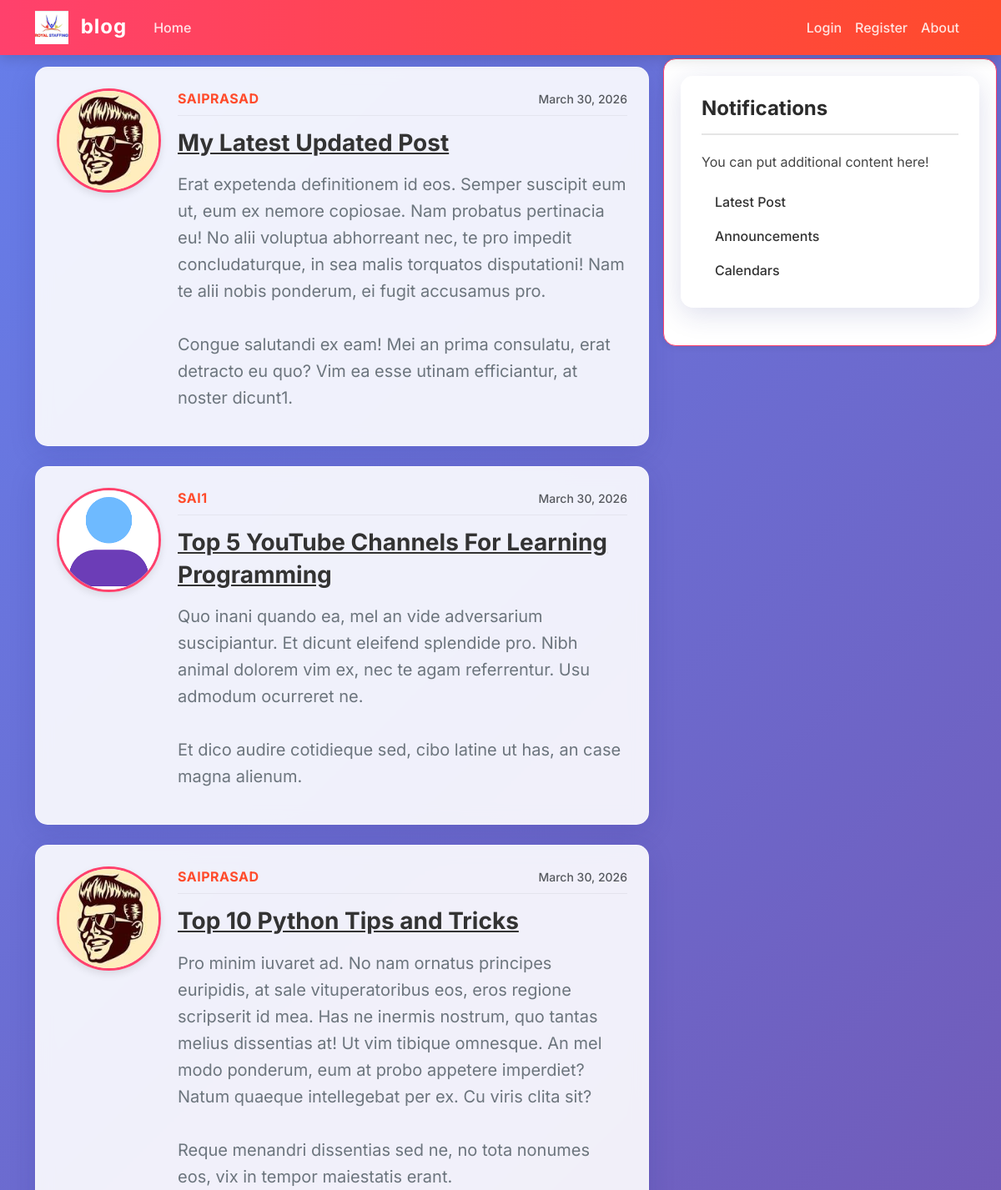
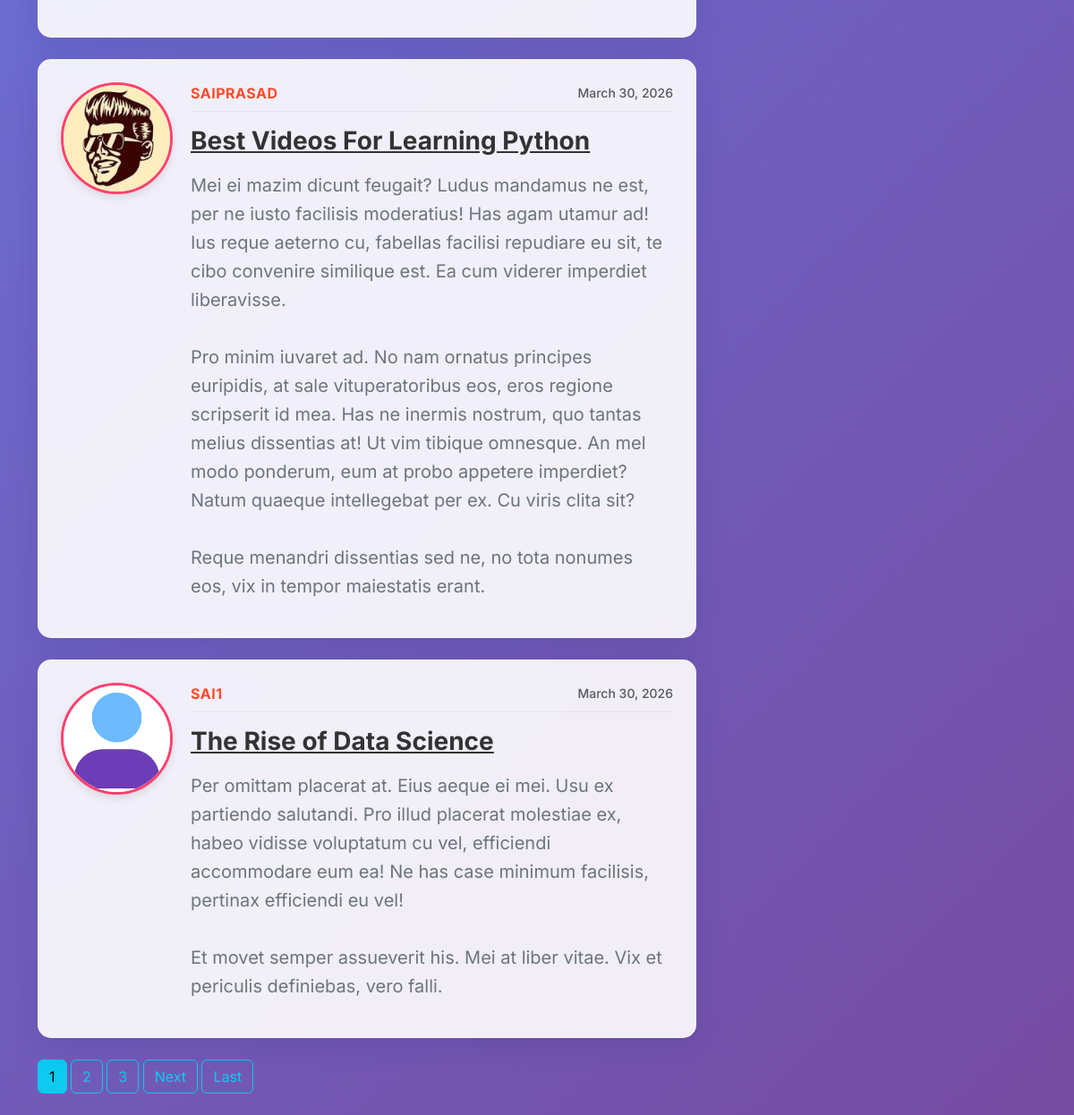
The page / on the database its author committed (2 pictures, top to bottom).
### blog/models.py (models this page shows, shortened)
class Post(models.Model):
    title = models.CharField(max_length=100)
    content = models.TextField()
    date_posted = models.DateTimeField(default=timezone.now)
    author = models.ForeignKey(User, on_delete=models.CASCADE)

### users/models.py (models this page shows, shortened)
class Profile(models.Model):
    user = models.OneToOneField(User, on_delete=models.CASCADE)
    image = models.ImageField(default='profile_pics/default.jpg', upload_to='profile_pics')

### blog/views.py (the view)
# urls.py: path('', PostListView.as_view() ,name='blog_home'),
class PostListView(ListView):
    model = Post
    template_name = 'blog/home.html'
    context_object_name = 'posts'
    ordering = ['-date_posted']
    paginate_by = 5

### blog/templates/blog/home.html (shortened to what this page needs)
{% extends "blog/base.html" %}
{% block content %}
    {% for post in posts %}
        <article class="media glass-card mb-4 d-flex">
            <img src="{{ post.author.profile.image.url }}" class="rounded-circle account-img">
            <div class="media-body w-100">
                <div class="article-metadata d-flex justify-content-between align-items-center">
                    <a class="text-uppercase fw-bold" href="{% url 'user_posts' post.author.username %}" style="letter-spacing: 0.5px;">{{ post.author }}</a>
                    <small class="text-muted fw-medium">{{ post.date_posted | date:"F d, Y" }}</small>
                </div>
                <h2 class="mt-2 mb-3"><a class="article-title fs-3" href="{% url 'post_detail' post.id %}">{{ post.title }}</a></h2>
                <p class="article-content fs-5 text-secondary">{{ post.content }}</p>
            </div>
        </article>
    {% endfor %}
    {% if is_paginated %}
        <div class="pagination">
            <span class="step-links">
                {% for num in page_obj.paginator.page_range %}
                    {% if page_obj.number == num %}
                        <a class="btn btn-info mb-4" href="?page={{ num }}">{{ num }}</a>
                    {% elif num > page_obj.number|add:'-3' and num < page_obj.number|add:'3' %}
                        <a class="btn btn-outline-info mb-4" href="?page={{ num }}">{{ num }}</a>
                    {% endif %}
                {% endfor %}
                {% if page_obj.has_next %}
                    <a class="btn btn-outline-info mb-4" href="?page={{ page_obj.next_page_number }}">Next</a>
                    <a class="btn btn-outline-info mb-4" href="?page={{ page_obj.paginator.num_pages }}">Last</a>                {% endif %}
            </span>
        </div>
    {% endif %}
{% endblock content %}

### blog/templates/blog/base.html (shortened to what this page needs)
{% load static %}
<!DOCTYPE html>
<html lang="en">
<head>
    <link href="https://cdn.jsdelivr.net/npm/bootstrap@5.3.8/dist/css/bootstrap.min.css" rel="stylesheet">
    <link rel="stylesheet" type="text/css" href="{% static 'blog/main.css' %}">
</head>
<body>
    <header class="site-header">
        <nav class="navbar navbar-expand-md navbar-dark bg-steel fixed-top">
            <div class="container">
                <a class="navbar-brand me-4" href="{% url 'blog_home' %}">
                    <img src="{% static 'blog/royal_staffing_logo.jpg' %}" alt="Logo" height="40" class="d-inline-block align-middle me-2">
                    blog
                </a>
                <div class="collapse navbar-collapse" id="navbarToggle">
                    <div class="navbar-nav me-auto">
                        <a class="nav-item nav-link" href="{% url 'blog_home' %}">Home</a>
                    </div>
                    <div class="navbar-nav ms-auto">
                        {% if user.is_authenticated %}
                            <a class="nav-item nav-link" href="{% url 'post_create' %}">New Post</a>
                            <a class="nav-item nav-link" href="{% url 'profile' %}">Profile</a>
                            <form method="POST" action="{% url 'logout' %}" style="display:inline;">
                                {% csrf_token %}
                                <button type="submit" class="nav-link btn btn-link" style="text-decoration:none; color: inherit;">
                                    Logout
                                </button>
                            </form>
                        {% else %}
                            <a class="nav-item nav-link" href="{% url 'login' %}">Login</a>
                            <a class="nav-item nav-link" href="{% url 'register' %}">Register</a>
                        {% endif %}
                        <a class="nav-item nav-link" href="{% url 'blog_about' %}">About</a>
                    </div>
                </div>
            </div>
        </nav>
    </header>
    <main role="main" class="container" style="margin-top: 80px;">
        <div class="row">
            <div class="col-md-8">
                {% block content %}{% endblock content %}
            </div>
            <div class="col-md-4 mt-4 mt-md-0" style="position:fixed; top: 70px;right:5px;z-index: 1000; height: fit-content; border-color: #ff416c; border-radius: 15px; border: 1px solid #ff416c; box-shadow: 0 0 10px rgba(0, 0, 0, 0.1); background-color: #fff; padding: 20px;">
                <div class="glass-card p-4">
                    <h4 style="font-weight: 700; border-bottom: 2px solid rgba(0,0,0,0.1); padding-bottom: 15px; margin-bottom: 20px; color: #2b2b2b;">Notifications</h4>
                    <p style="color: #444; font-size: 1rem;">You can put additional content here!</p>
                    <ul class="list-group list-group-flush" style="margin-top: 15px; border-radius: 8px; overflow: hidden; background: rgba(255, 255, 255, 0.4);">
                        <li class="list-group-item bg-transparent" style="color: #333; border-color: rgba(255,255,255,0.3); font-weight: 500;">Latest Post</li>
                        <li class="list-group-item bg-transparent" style="color: #333; border-color: rgba(255,255,255,0.3); font-weight: 500;">Announcements</li>
                        <li class="list-group-item bg-transparent" style="color: #333; border-color: transparent; font-weight: 500;">Calendars</li>
                    </ul>
                </div>
            </div>
        </div>
    </main>
</body>
</html>

### blog/static/blog/main.css (style rules this page uses)
body { background: linear-gradient(135deg, #667eea 0%, #764ba2 100%); background-attachment: fixed; color: #333333; margin-top: 5rem; font-family: 'Inter', 'Segoe UI', Roboto, Helvetica, Arial, sans-serif; }
h1, h2, h3, h4, h5, h6 { color: #2b2b2b; font-weight: 700; }
ul { margin: 0; }
.bg-steel { background: linear-gradient(to right, #ff416c, #ff4b2b) !important; box-shadow: 0 4px 15px rgba(0,0,0,0.15); }
.site-header .navbar-nav .nav-link { color: rgba(255, 255, 255, 0.85); font-weight: 500; transition: color 0.3s ease; }
.site-header .navbar-brand { font-weight: 700; font-size: 1.5rem; letter-spacing: 1px; }
.content-section, .glass-card { background: rgba(255, 255, 255, 0.9); backdrop-filter: blur(10px); -webkit-backdrop-filter: blur(10px); padding: 25px; border: 1px solid rgba(255, 255, 255, 0.4); border-radius: 15px; box-shadow: 0 8px 32px 0 rgba(31, 38, 135, 0.15); margin-bottom: 25px; transition: transform 0.3s ease, box-shadow 0.3s ease; }
.article-title { color: #333333; font-weight: 700; transition: color 0.2s; }
.article-content { white-space: pre-line; color: #555555; line-height: 1.6; }
.article-metadata { padding-bottom: 8px; margin-bottom: 12px; border-bottom: 1px solid rgba(0,0,0,0.05); }
.article-metadata a { color: #ff4b2b; font-weight: 600; text-decoration: none; }
.account-img { height: 125px; width: 125px; margin-right: 20px; margin-bottom: 16px; border-radius: 50%; object-fit: cover; border: 3px solid #ff416c; box-shadow: 0 4px 10px rgba(0,0,0,0.1); }

### rows shown on the page
Post: author.profile.image (picture), author "SAIPRASAD", date_posted "March 30, 2026", title "My Latest Updated Post", content "Erat expetenda definitionem id eos. Semper suscipit eum ut, eum ex nemore copiosae. Nam probatus pertinacia eu! No alii voluptua abhorreant nec, te pro impedit concludaturque, in sea malis torquatos disputationi! Nam te alii nobis ponderum, ei fugit accusamus pro. Congue salutandi ex eam! Mei an prima consulatu, erat detracto eu quo? Vim ea esse utinam efficiantur, at noster dicunt1."
Post: author.profile.image (placeholder picture), author "SAI1", date_posted "March 30, 2026", title "Top 5 YouTube Channels For Learning Programming", content "Quo inani quando ea, mel an vide adversarium suscipiantur. Et dicunt eleifend splendide pro. Nibh animal dolorem vim ex, nec te agam referrentur. Usu admodum ocurreret ne. Et dico audire cotidieque sed, cibo latine ut has, an case magna alienum."
Post: author.profile.image (picture), author "SAIPRASAD", date_posted "March 30, 2026", title "Top 10 Python Tips and Tricks", content "Pro minim iuvaret ad. No nam ornatus principes euripidis, at sale vituperatoribus eos, eros regione scripserit id mea. Has ne inermis nostrum, quo tantas melius dissentias at! Ut vim tibique omnesque. An mel modo ponderum, eum at probo appetere imperdiet? Natum quaeque intellegebat per ex. Cu viris clita sit? Reque menandri dissentias sed ne, no tota nonumes eos, vix in tempor maiestatis erant."
Post: author.profile.image (picture), author "SAIPRASAD", date_posted "March 30, 2026", title "Best Videos For Learning Python", content "Mei ei mazim dicunt feugait? Ludus mandamus ne est, per ne iusto facilisis moderatius! Has agam utamur ad! Ius reque aeterno cu, fabellas facilisi repudiare eu sit, te cibo convenire similique est. Ea cum viderer imperdiet liberavisse. Pro minim iuvaret ad. No nam ornatus principes euripidis, at sale vituperatoribus eos, eros regione scripserit id mea. Has ne inermis nostrum, quo tantas melius dissentias at! Ut vim tibique omnesque. An mel modo ponderum, eum at probo appetere imperdiet? Natum quaeque intellegebat per ex. Cu viris clita sit? Reque menandri dissentias sed ne, no tota nonumes eos, vix in tempor maiestatis erant."
Post: author.profile.image (placeholder picture), author "SAI1", date_posted "March 30, 2026", title "The Rise of Data Science", content "Per omittam placerat at. Eius aeque ei mei. Usu ex partiendo salutandi. Pro illud placerat molestiae ex, habeo vidisse voluptatum cu vel, efficiendi accommodare eum ea! Ne has case minimum facilisis, pertinax efficiendi eu vel! Et movet semper assueverit his. Mei at liber vitae. Vix et periculis definiebas, vero falli."

### other values the page prints
{{ num }} "1"
{{ num }} "2" "3"
